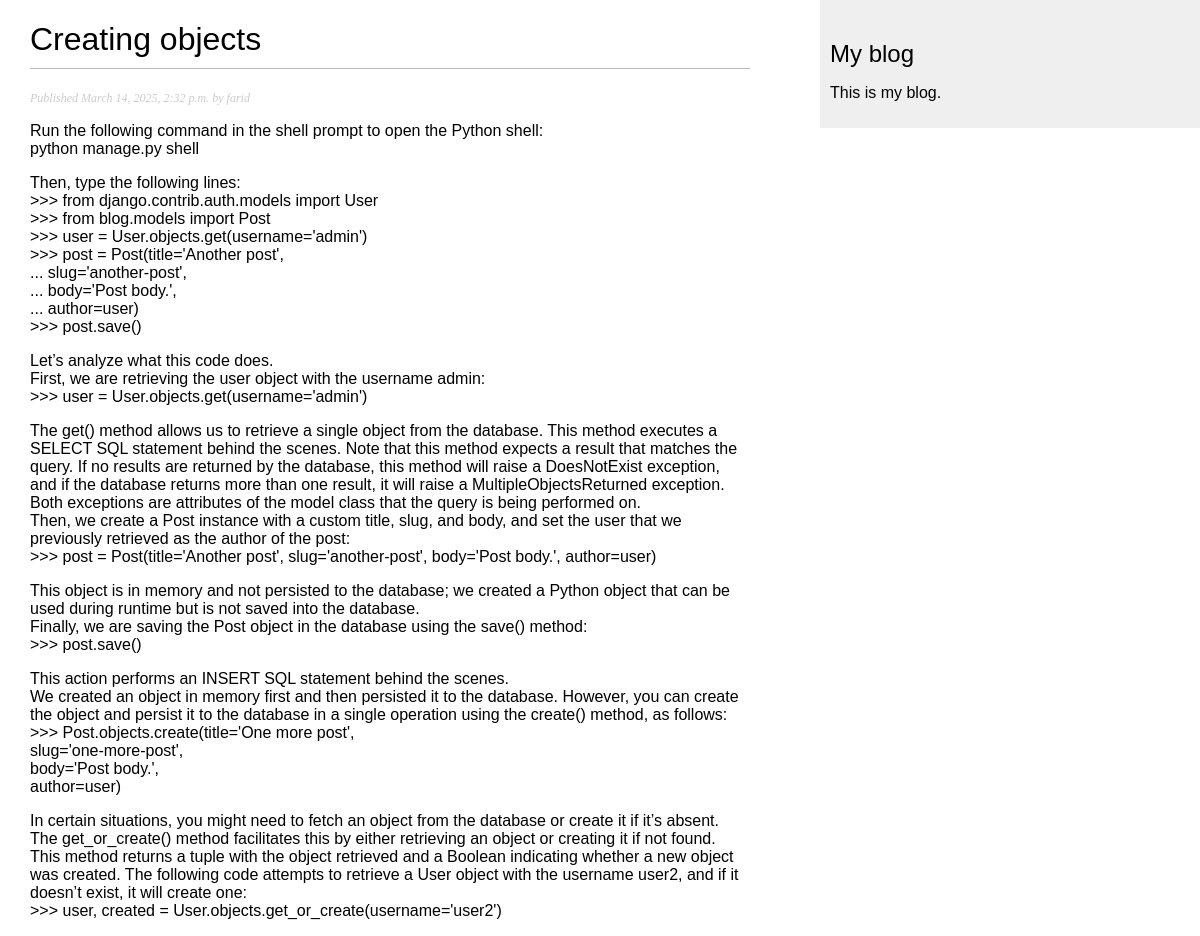
Screenshot of /blog/2025/3/14/creating-objects/ with the database file from the repository.
### blog/models.py (models this page shows, shortened)
class Post(models.Model):
    class Status(models.TextChoices):
        DRAFT = "DF", "Draft"
        PUBLISHED = "PB", "Published"
    title = models.CharField(max_length=250)
    slug = models.SlugField(max_length=250, unique_for_date="publish")
    author = models.ForeignKey(
        settings.AUTH_USER_MODEL, on_delete=models.CASCADE, related_name="blog_posts"
    )
    body = models.TextField()
    publish = models.DateTimeField(default=timezone.now)
    created = models.DateTimeField(auto_now_add=True)
    updated = models.DateTimeField(auto_now=True)
    status = models.CharField(max_length=2, choices=Status, default=Status.DRAFT)
    objects = models.Manager()  # The default manager.
    published = PublishedManager()  # Our custom manager.
    class Meta:
        ordering = ["-publish"]
        indexes = [
            models.Index(fields=["-publish"]),
        ]

### users/models.py (models this page shows)
class CustomUser(AbstractUser):
    pass
    def __str__(self):
        return self.username

### blog/views.py (the view)
def post_detail(request, year, month, day, post):
    post = get_object_or_404(
        Post,
        status=Post.Status.PUBLISHED,
        slug=post,
        publish__year=year,
        publish__month=month,
        publish__day=day,
    )
    return render(request, "blog/post/detail.html", {"post": post})

### blog/templates/blog/post/detail.html (shortened to what this page needs)
{% extends "blog/base.html" %}
{% block content %}
  <h1>{{ post.title }}</h1>
  <p class="date">
    Published {{ post.publish }} by {{ post.author }}
  </p>
  {{ post.body|linebreaks }}
{% endblock %}

### blog/static/css/blog.css (style rules this page uses)
body { margin:0; padding:0; font-family:helvetica, sans-serif; }
h1 { font-weight:normal; border-bottom:1px solid #bbb; padding:0 0 10px 0; }
p.date { color:#ccc; font-family: georgia, serif; font-size: 12px; font-style: italic; }

### rows the page displays
Post: title "Creating objects", publish "March 14, 2025, 2:32 p.m.", author "farid", body "Run the following command in the shell prompt to open the Python shell: python manage.py shell Then, type the following lines: >>> from django.contrib.auth.models import User >>> from blog.models import Post >>> user = User.objects.get(username='admin') >>> post = Post(title='Another post', ... slug='another-post', ... body='Post body.', ... author=user) >>> post.save() Let’s analyze what this code does. First, we are retrieving the user object with the username admin: >>> user = User.objects.get(username='admin') The get() method allows us to retrieve a single object from the database. This method executes a SELECT SQL statement behind the scenes. Note that this method expects a result…"
